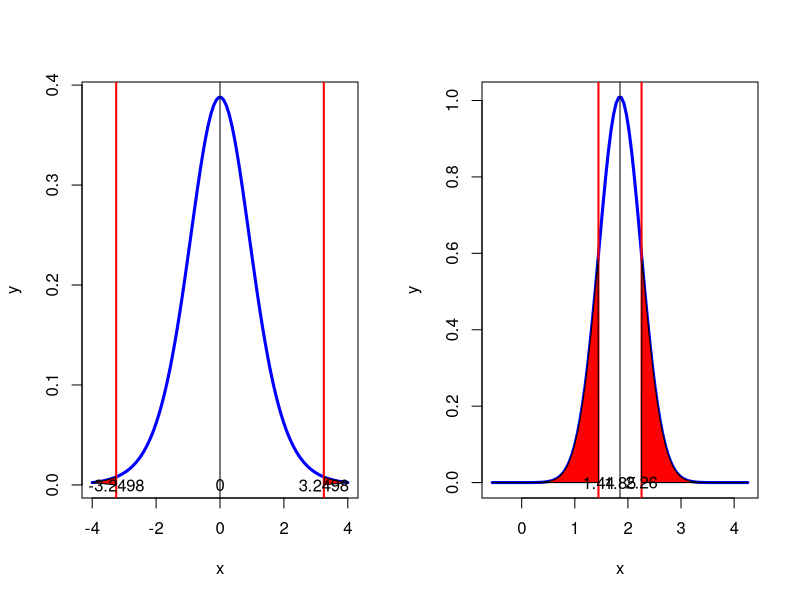

The R script that drew this image:
#page no: 345-346
n=10
sd=0.395
xbar=1.851
conf_l=0.99
alpha=1-conf_l
zalpha=alpha/2
arearight=zalpha
arealeft=1-zalpha
zscore=round(qnorm(arealeft),2)
tscore=round(qt(arealeft,df=9),4)
v1=round((tscore*(sd/sqrt(n))),3)
mu1=xbar-v1
mu2=xbar+v1
print(paste("t score is=",tscore))
print(paste("Answer :",round(mu1,3)," \u2264 \u00B5 \u2264" , round(mu2,3)))
x=seq(-4,4,length=100)
y <- dt(x,df=9)
prob1=-3.2498
par(mfcol=c(1,2))
plot(x,y,type='l',lwd=3,col='blue',xlab='x')
abline(v=0)
abline(v=prob1,lwd=2,col='red')
abline(v=abs(prob1),lwd=2,col='red')
polygon(c(x[x<=prob1],prob1 ),c(y[x<=prob1],0),col="red")
polygon(c(x[x>=abs(prob1)],abs(prob1) ),c(y[x>=abs(prob1)],0),col="red")
text(prob1,0,prob1)
text(abs(prob1),0,abs(prob1))
text(0,0,round(0,2))
x=seq(mu1-2,mu2+2,length=100)
y=dnorm(x,xbar,sd)
df=data.frame(x,y)
plot(x,y,type='l',lwd=3,col='blue',xlab='x')
abline(v=xbar)
abline(v=mu1,lwd=2,col='red')
abline(v=mu2,lwd=2,col='red')
polygon(c(x[x<=abs(mu1)],abs(mu1) ),c(y[x<=abs(mu1)],0),col="red")
polygon(c(x[x>=mu2],mu2 ),c(y[x>=mu2],0),col="red")
text(mu1,0,round(mu1,2))
text(mu2,0,round(mu2,2))
text(xbar,0,round(xbar,2))
